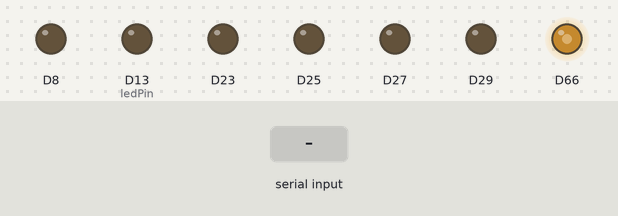
Recording of a sketch running on a simulated Arduino Due. Parts: output pins drawn as LEDs (lit = HIGH). The inputs (shaded band) are chosen by the test bench.

Above: at 1.2 s.
1.3 s: "v90\n" received over Serial
At 2.5 s:
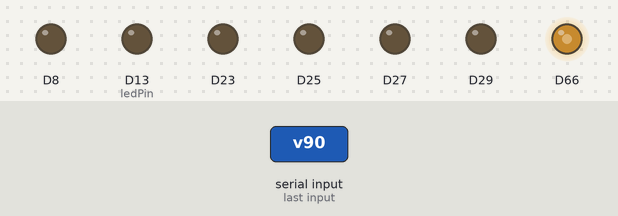
2.8 s: "v,45\n" received over Serial
At 3.6 s:
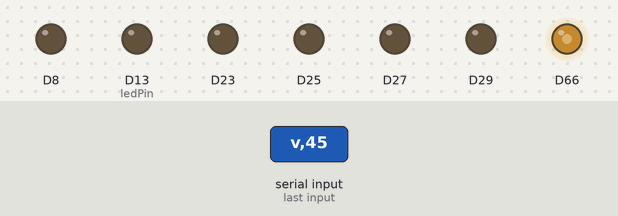
Timing chart, 0 to 5.8 s (numbered marks = the images above; inputs shaded):
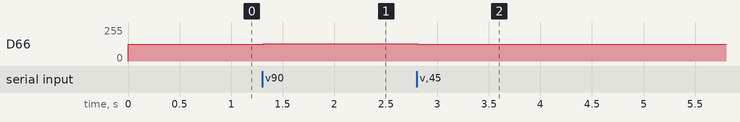

Measured:
- after the input at 1.3 s, D66: 127/255 → 131/255 at once
- after the input at 2.8 s, D66: 131/255 → 127/255 at once

The sketch:

PV.ino
```cpp
#include <DueTimer.h>


//Leave defined if you use native port, comment if using programming port
//#define Serial SerialUSB
//
#define CAN0_TRANSFER_ID    0x05
#define CAN_FRAME_SEND_ID   0x16
#define MAX_CAN_FRAME_DATA_LEN   8

int incomingByte = 0;
int i1 = 0, i2 = 0, i3 = 0;
int pb=0, qb=0, pd=0, qd=0;
int flag=0;
//int i3 = 0, vl = 0;
const int ledPin =  LED_BUILTIN;
char aa, tramRasp[9];
String a, spm, sqm, svl, ssoc;
//String si3;
int pm, qm, vl, soc;

//volatile boolean pinra = false;
bool pinra=false;
bool bi1 = false, bi2 = false,bi3 = false, bi4 = false;
int cont=0;
int vl2=0;
char frst, scnd, thrd, frth;
//bool v = false, bi3 = false;


void setup()
{
 analogReadResolution(12);
 analogWriteResolution(12);
  Serial.begin(115200);

  pinMode(8, OUTPUT);
  pinMode(23, OUTPUT);
  pinMode(25, OUTPUT);
  pinMode(27, OUTPUT);
  pinMode(29, OUTPUT);
  pinMode(9, INPUT);
  pinMode(ledPin, OUTPUT);
  digitalWrite(8, LOW);
  digitalWrite(23, LOW);
  digitalWrite(25, LOW);
  digitalWrite(27, LOW);
  digitalWrite(29, LOW);
  digitalWrite(ledPin, LOW);

  //attachInterrupt(digitalPinToInterrupt(9), lectura, RISING);

  //delay(2000);
}

void lectura(){
  pinra = true;
 }

void sendToRasp() {
  memset(tramRasp,0,sizeof(tramRasp));
  digitalWrite(27, HIGH);

    // biomasa, diesel, vl
    while (pinra == false) {
      digitalWrite(ledPin,HIGH);
      sprintf(tramRasp, "f%07de",i1);
      Serial.print(tramRasp);
      Serial.flush();

      pinra = digitalRead(9);
      //delay(10);
    }
    pinra = false;
    digitalWrite(23, LOW);
    digitalWrite(25, LOW);
    digitalWrite(27, LOW);
    digitalWrite(29, LOW);
    digitalWrite(ledPin,LOW);

}

void receiveRaspData() {
  memset(&aa,0,sizeof(aa));
  //while (Serial.available() <= 0) {//Serial.println(2);
    //delay(1);
  //}
  //digitalWrite(ledPin,LOW);
  //a = "";
  while (Serial.available() > 0) {
    //digitalWrite(ledPin,HIGH);
    aa = Serial.read();
    a += aa;
    if (aa == '\n') {
      //while(Serial.available()){Serial.read();}
      //digitalWrite(ledPin,HIGH);
      frst = a.charAt(0);

      //Serial.println(head);
//      delay(2000);
      //digitalWrite(27,LOW);
      if (frst == 'v') {
        //Serial.print(a);
        flag=1;

        //digitalWrite(ledPin,HIGH);
        svl= a.substring(1, 8);

        vl = svl.toInt();

        digitalWrite(8, HIGH);
        digitalWrite(8, LOW);
        //delay(1); // este delay va
//        Serial.println(a);
//        Serial.flush();
        a = "";
      }
      //while( digitalRead(9)!=0);
      Serial.flush();
      a = "";
    }
  }

  //digitalWrite(8, LOW);
  //while(Serial.available()){Serial.read();}
}

void loop() {


  //digitalWrite(8, LOW);
  //i1=analogRead(A0);
  //sendToRasp();
  receiveRaspData();
  vl2=map(vl, -200000, 200000, 0, 4095);
  vl2=map(vl, -2000, 2000, 0, 4095);
  vl2=map(vl, -3000, 3000, 0, 4095);
  analogWrite(DAC0,vl2);
  //analogWrite(DAC1,2000);
  //digitalWrite(27, LOW);

  //digitalWrite(27, LOW);
  //cont=cont+1;
  //while( cont==3){}
  delay(13);
}
```
